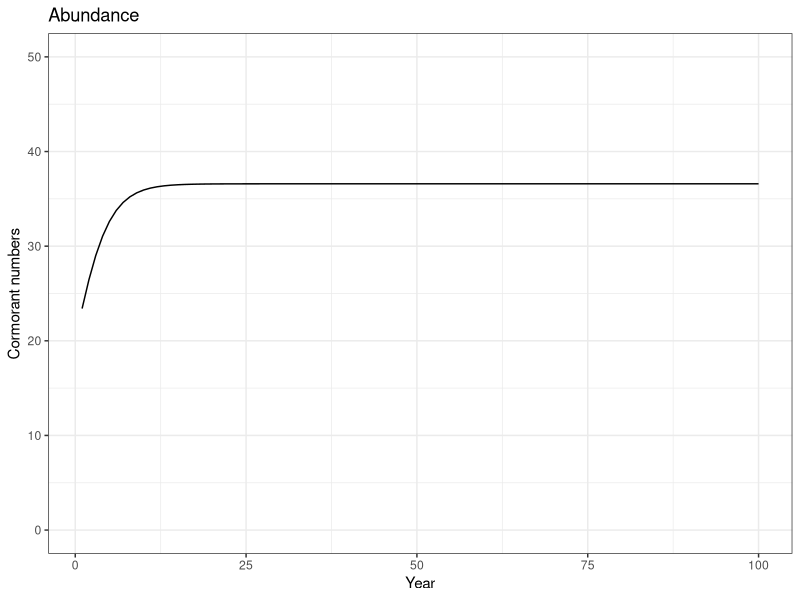
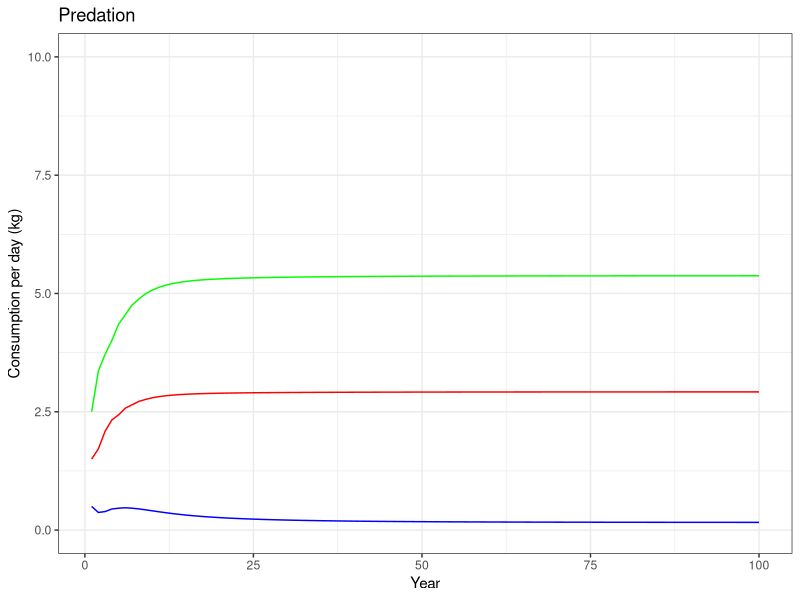
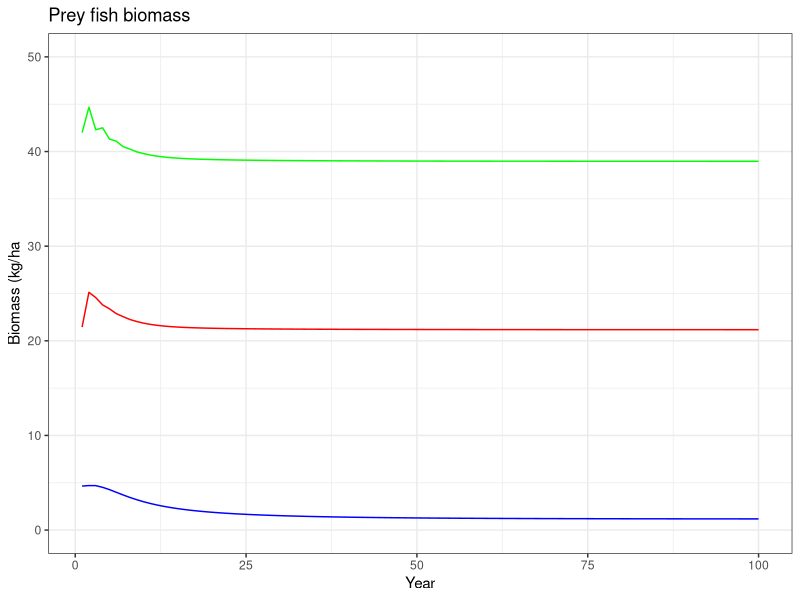
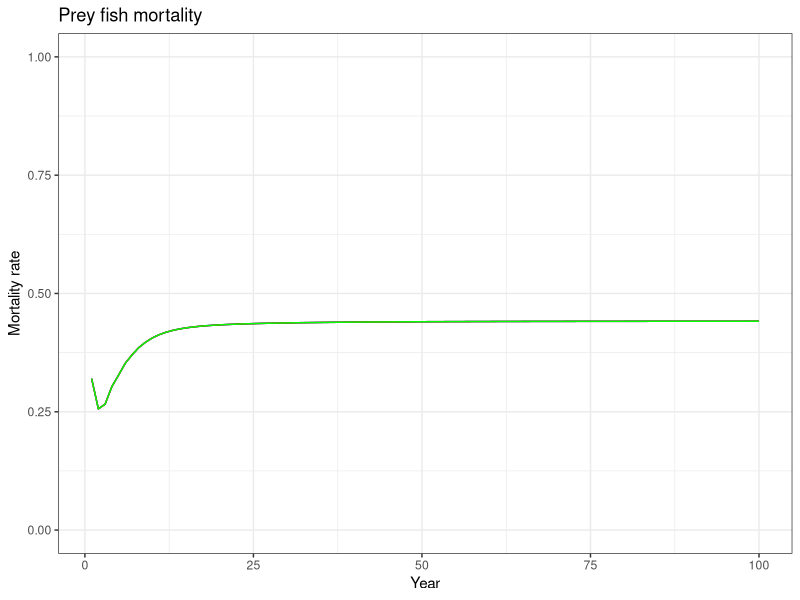

Write R code to recreate these figures, in order.
#Assignment 2.4b - - Functional response, Part b 
#using Model4_Predation, looking at predator effects on prey dynamics

#################################
#Answers to questions:
# Part 1 - mortality is same for all three prey species; equilibrium abundances
# below K for each species, accounting for predation losses at equilibrium;
# consumption reflects differences in biomass - this is why mortality is not
# different; prey #1 might be heading to extinction

# Part 2 - reducing r for species 1 to 0.3 (prey_r <- c(0.3,1.5,2))
# means that it goes extinct by year 100. Increasing it to 1 raises its eqm
# biomass (prey_r <- c(1.0,1.5,2)). The biomasses of the other species change
# slightly when r for species #1 is increased to 1. This is presumably because
# consumption of species #2,3 can drop slightly because more predator
# demand is met by species #1
# Increasing K for species #2,3 can prevent species #1 from going extinct. Higher
# K means more biomass and thus more consumption for specices #2,3, and therefore
# less consumption for species #1. If the latter is low enough predation 
# mortality does not exceed population growth due to r.

##################################

# Units matter more now, so we need to specify the size of the area where predation is 
# occurring to convert bird numbers to bird density, and the length of the feeding period
# Specify feeding area
area <- 25  # ha
# Add feeding season length in days to get total seasonal consumption
daysperseason <- 80

# Define starting values for state variables
birds <- 20  # total numbers
prey <- c(5, 15, 25)  # three fish prey types, kg per ha


# Define variables for cormorant processes
a <- 1  
b <- .0046
c <- 1
d <- 50
# Define variables for predation
sr <- rep(.05,3)  # same as Tseheye paper, units are ha/day
ht <- rep(4,3)    # units are days/kg
# functional response calculates consumption in kg per day

#Define population paramters for prey species (logistic model)
prey_r <- c(.5,1.5,2)
prey_K <- c(10,30,50)

# Set up vectors for time series of numbers and rates
birds_over_time <- numeric(100)
eaten <- array(0,dim=c(3,100))  #prey consumption
prey_over_time <- array(0,dim=c(3,100))  # biomass of prey kg/ha
mortality <- array(0,dim=c(3,100))  # predation mortality

# Start the main simulation loop over time
for (i in 1:100) {   # we will run the model for 100 time steps

  for (j in 1:3) {
    eaten[j,i] <- sr[j]*prey[j]/(1+sum(sr*ht*prey)) * birds/area * daysperseason
    # cap consumption at the total biomass available
    eaten[j,i] <- min(prey[j],eaten[j,i])
    # Calculate and save mortality
    mortality[j,i] <- eaten[j,i]/prey[j]
  }  
  # Calculate the birth and death rates according to our dynamic processes
  births_per_female <- a * exp(-b * birds)
  deaths_per_capita <- c * birds / (d + birds)

  # Convert rates to actual numbers
  births <- births_per_female * birds / 2  # divide by 2 because per female
  deaths <- deaths_per_capita * birds
  
  # Apply the tautologies
  # birds
  birds <- birds + births - deaths
  # prey fish
  prey <- prey + prey_r*prey*(1-prey/prey_K) - mortality[,i]*prey
  
  # Update the vectors of numbers and rates at the end of the time step
  birds_over_time[i] <- birds/area
  prey_over_time[,i] <- prey  # calculate consumption for each prey
 
  #close the time loop
}

# Plot the results - ggplot version
library(ggplot2)
x <- seq(from=1,to=100)
Number_plot <- ggplot() +
  geom_line(mapping=aes(x=x,y=birds_over_time*area)) +
  labs(title = "Abundance",
       x = "Year",
       y = "Cormorant numbers") +
  coord_cartesian(ylim=c(0,50)) +
  theme_bw()
plot(Number_plot)
Consumption_plot <- ggplot() +
  geom_line(mapping=aes(x=x,y=eaten[1,]*area/daysperseason),
            color='blue') +
  geom_line(mapping=aes(x=x,y=eaten[2,]*area/daysperseason),
            color="red") +
  geom_line(mapping=aes(x=x,y=eaten[3,]*area/daysperseason),
            color="green") +
  labs(title = "Predation",
       x="Year",
       y="Consumption per day (kg)") +
  coord_cartesian(ylim=c(0,10)) +
  theme_bw()
plot(Consumption_plot)
Prey_plot <- ggplot() +
  geom_line(mapping=aes(x=x,y=prey_over_time[1,]),
            color='blue') +
  geom_line(mapping=aes(x=x,y=prey_over_time[2,]),
            color='red') +
  geom_line(mapping=aes(x=x,y=prey_over_time[3,]),
            color='green') +
  labs(title = "Prey fish biomass",
       x= 'Year',
       y='Biomass (kg/ha') +
  coord_cartesian(ylim=c(0,50)) +
  theme_bw()
plot(Prey_plot)
Mort_plot <- ggplot() +
  geom_line(mapping=aes(x=x,y=mortality[1,]),
            color='blue') +
  geom_line(mapping=aes(x=x,y=mortality[2,]),
            color='red') +
  geom_line(mapping=aes(x=x,y=mortality[3,]),
            color='green') +
  labs(title = "Prey fish mortality",
       x= 'Year',
       y='Mortality rate') +
  coord_cartesian(ylim=c(0,1)) +
  theme_bw()
plot(Mort_plot)
